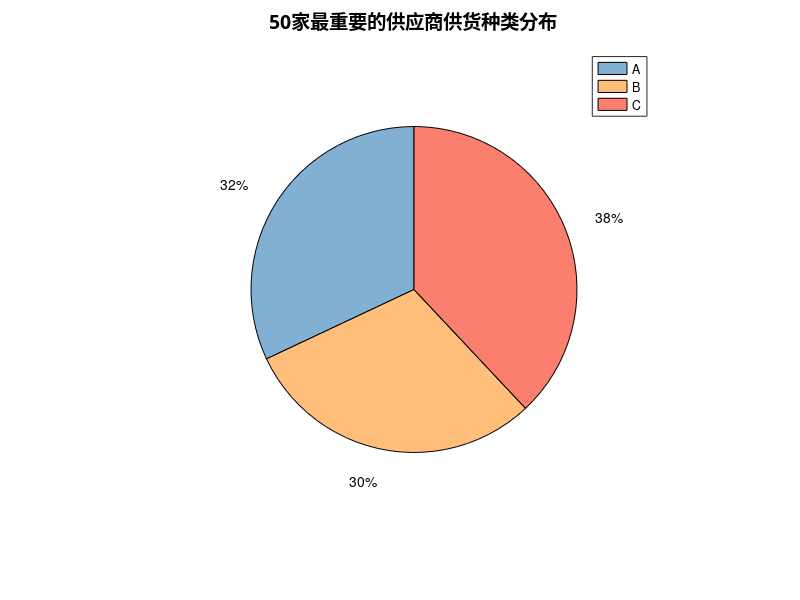

Source code (MATLAB):
clc;clear;
cm = [[130 176 210]/255;[255 190 122]/255; [250 127 111]/255;];
colormap(cm);

A = [16,15,19];

labels = {'A','B','C'};
pie(A)
lgd = legend(labels);
title('50家最重要的供应商供货种类分布','FontName','宋体','FontSize',14,'FontWeight','bold')
